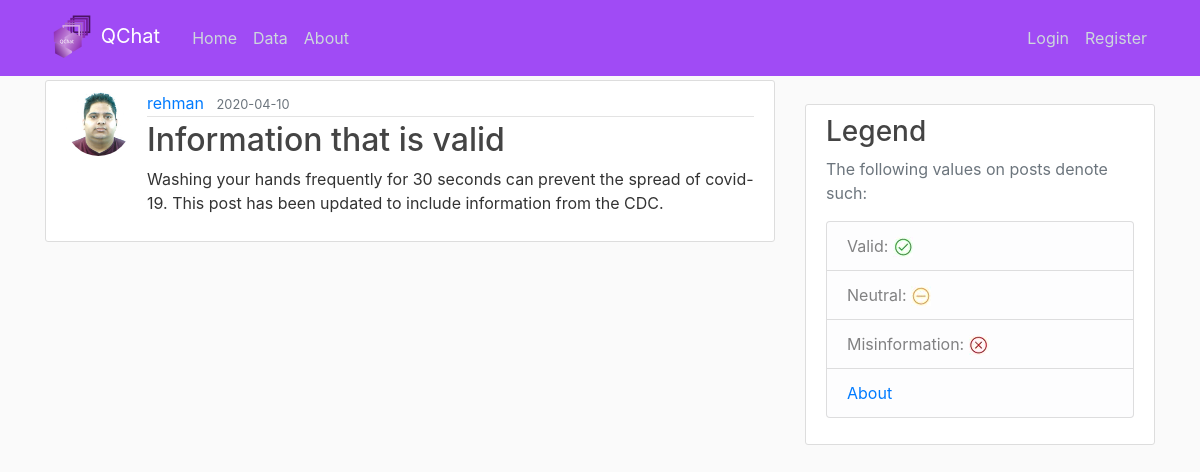
/post/35, run on an earlier commit of the app's database.
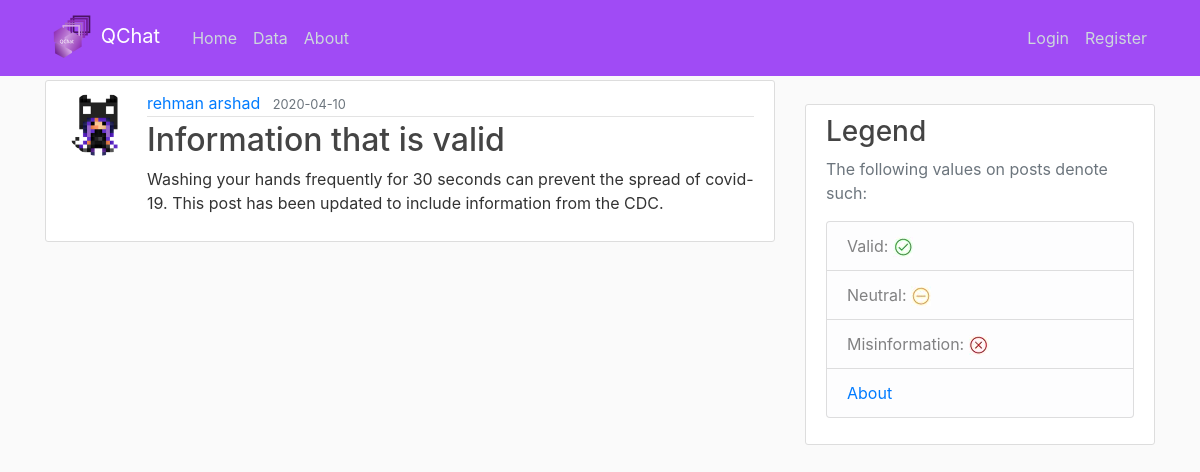
And on a later commit of the database.
### app/models.py (models this page shows, shortened)
class User(db.Model, UserMixin):
    id = db.Column(db.Integer, primary_key=True)                                    # Primary Key
    username = db.Column(db.String(20), unique=True, nullable=False)                # Each User will have a username, with a max(20) characters, it must be unique, and Null is not allowed!
    email = db.Column(db.String(120), unique=True, nullable=False)                  # Each User will have an email, with a max(120) characters, it must be unique, and Null is not allowed!
    image_file = db.Column(db.String(2083), nullable=False, default='default.jpg')    # Each User will have a defualt profile Image, so uniqueness does not apply, since Null is not allowed!
    password = db.Column(db.String(60), nullable=False)                             # Each User will have passwords, with a max(60) characters, uniqueness does not apply, and Null is not allowed!
    posts = db.relationship('Post', backref='author', lazy=True)                    # This is linked to Posts, Lazy Evaluation is set to: True

### app/posts/routes.py (the view)
@posts.route('/post/<int:post_id>')
def post(post_id):
    post = Post.query.get_or_404(post_id)
    return render_template('post.html', title=post.title, post=post)

### app/templates/post.html (shortened to what this page needs)
{% extends "template.html" %}
{% block content %}
    <article class="media content-section">
        <img class="rounded-circle article-img" src="{{ post.author.image_file }}">
        <div class="media-body overflow-auto text-break">
            <div class="article-metadata">
                <a class="mr-2" href="{{ url_for('users.user_posts', username=post.author.username) }}">{{ post.author.username }}</a>
                <small class="text-muted">{{ post.date_posted.strftime('%Y-%m-%d') }}</small>
            </div>
            <h2 class="article-title"> {{ post.title }} </h2>
            <p class="article-content">{{ post.content }}</p>
        </div>
    </article>
{% endblock content %}

What changed in the data, as far as the page shows it:
changed User: author.image_file: a different picture; author.username "rehman" → "rehman arshad"
